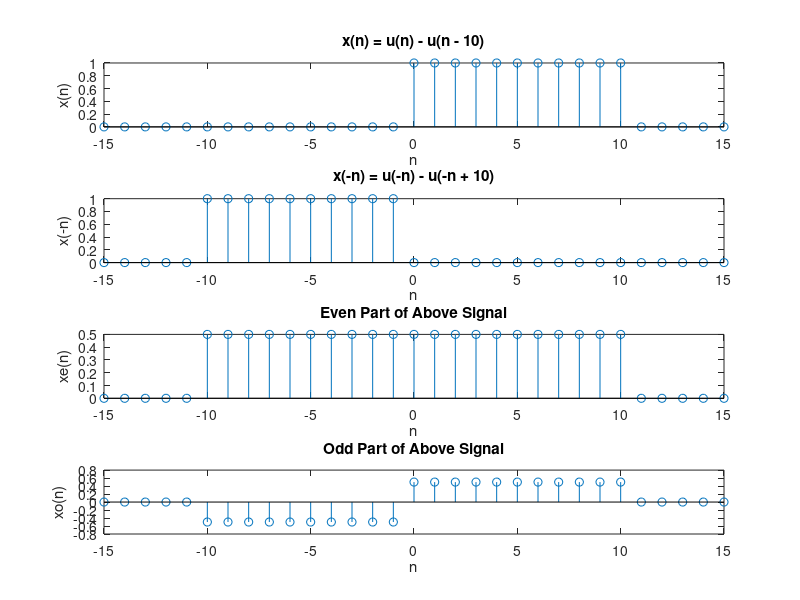

Reproduce this figure in MATLAB. (Note: this script raises an error after producing the figure.)
clc;
clearvars *;
n = -15:1:15;
u = n >= 0;
un = n < 0;
uten = n > 10;
unten = n < -10;

subplot(4,1,1);
x = u - uten;
stem(n,x);
xlabel('n');
ylabel('x(n)');
title('x(n) = u(n) - u(n - 10)');

subplot(4,1,2);
xn = un - unten;
stem(n, xn);
xlabel('n');
ylabel('x(-n)');
title('x(-n) = u(-n) - u(-n + 10)');

subplot(4,1,3);
xe = (x + xn)/ 2;
stem(n, xe);
xlabel('n');
ylabel('xe(n)');
title('Even Part of Above Signal');

subplot(4,1,4);
xo = (x - xn) / 2;
stem(n, xo);
xlabel('n');
ylabel('xo(n)');
title('Odd Part of Above Signal');
sgtitle('InLab - Q2 - 22102019')